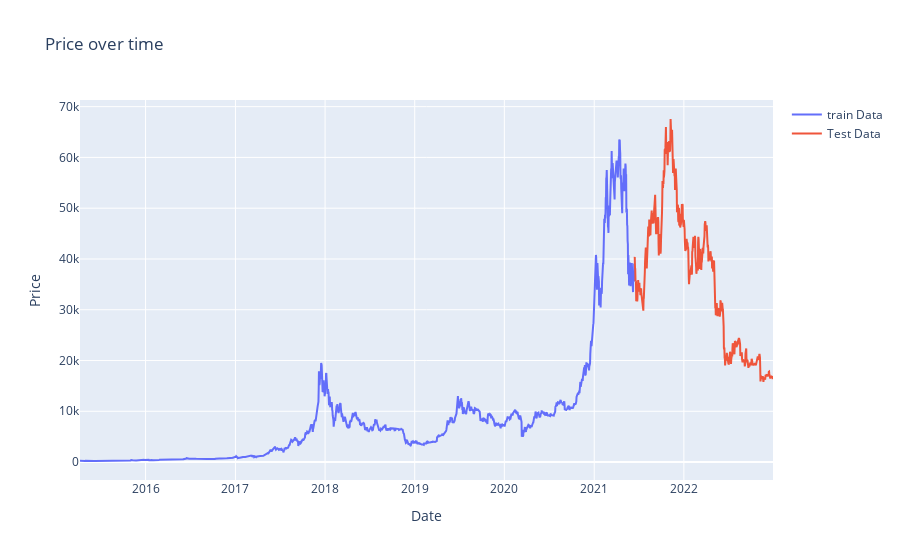

Here is the notebook cell this chart was saved with:
### Code cell
train_x = train_df.index
train_y = train_df['Adj Close']
test_x = test_df.index
test_y = test_df['Adj Close']

fig = go.Figure()
fig.add_trace(go.Scatter(x=train_x, y=train_y, name='train Data'))
fig.add_trace(go.Scatter(x=test_x, y=test_y, name='Test Data'))

fig.update_layout(
    xaxis_title='Date',
    yaxis_title='Price',
    title='Price over time'
)

fig.show()

### Figure 1 — Plotly figure (JSON) as saved in the notebook; plotly's stock layout.template omitted (floating-point values rounded to 4 significant figures; data arrays with more than 128 entries replaced by an {"elided": "..."} marker saying what was removed)
{"data": [{"name": "train Data", "type": "scatter", "x": {"elided": "2258 str values"}, "y": {"elided": "2258 float values"}}, {"name": "Test Data", "type": "scatter", "x": {"elided": "565 str values"}, "y": {"elided": "565 float values"}}], "layout": {"title": {"text": "Price over time"}, "xaxis": {"title": {"text": "Date"}}, "yaxis": {"title": {"text": "Price"}}}}
